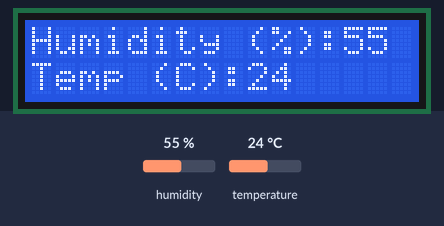
This sketch was run on a simulated Arduino Uno, built with avr-gcc and run on an emulated ATmega328P. On the bench: 16×2 character LCD. The test bench sets the inputs (shaded band); at power-on: humidity 55 %, temperature 24 °C.

Above: at 1.3 s.
1.4 s: humidity set to 22 %
At 2.9 s:
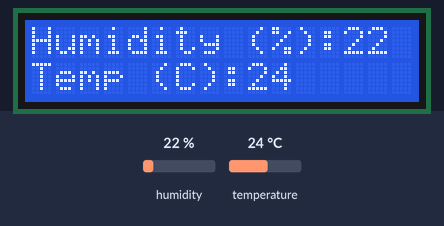
3.7 s: temperature set to 12 °C
At 5.4 s:
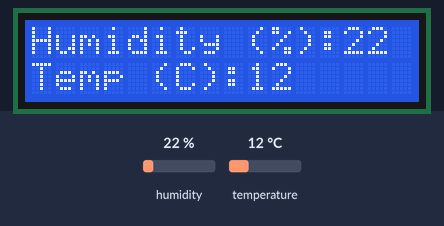
5.7 s: humidity set to 40 %
At 6.7 s:
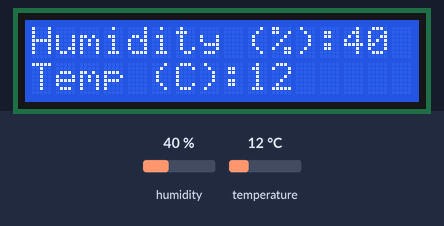
7.8 s: temperature set to 19 °C
At 9.1 s:
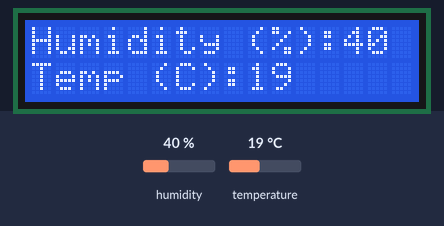
Timing chart, 0 to 10.8 s (numbered marks = the images above; inputs shaded):
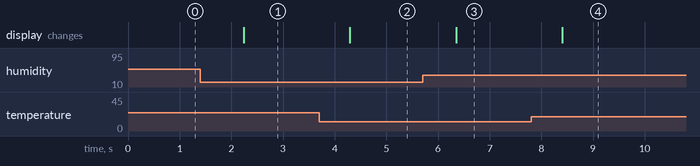

The sketch:

lesson_28.ino
```cpp
#include <dht11.h>
// include the library code:
#include <Wire.h>
#include <LiquidCrystal_I2C.h>
LiquidCrystal_I2C lcd(0x27,16,2);
dht11 DHT;
#define DHT11_PIN 10
void setup(){
  lcd.init();                      // initialize the lcd
  // Print a message to the LCD.
  lcd.init();
  lcd.backlight();
  lcd.setCursor(0,0);
  lcd.print("Humidity (%):");
  lcd.setCursor(0,1);
  lcd.print("Temp (C):");
}
void loop(){
  int chk;
  chk = DHT.read(DHT11_PIN);    // READ DATA
  switch (chk){
    case DHTLIB_OK:
                break;
case DHTLIB_ERROR_CHECKSUM:
                break;
    case DHTLIB_ERROR_TIMEOUT:
                break;
    default:
                break;
  }
 // DISPLAT DATA
  lcd.setCursor(13,0);
  lcd.print(DHT.humidity);
  lcd.setCursor(9,1);
  lcd.print(DHT.temperature);
  delay(1000);
}
```

Measured:
- after the input at 1.4 s, the display: changes after 0.84 s (image 1)
- after the input at 3.7 s, the display: changes after 0.59 s (image 2)
- after the input at 5.7 s, the display: changes after 0.65 s (image 3)
- after the input at 7.8 s, the display: changes after 0.61 s (image 4)
